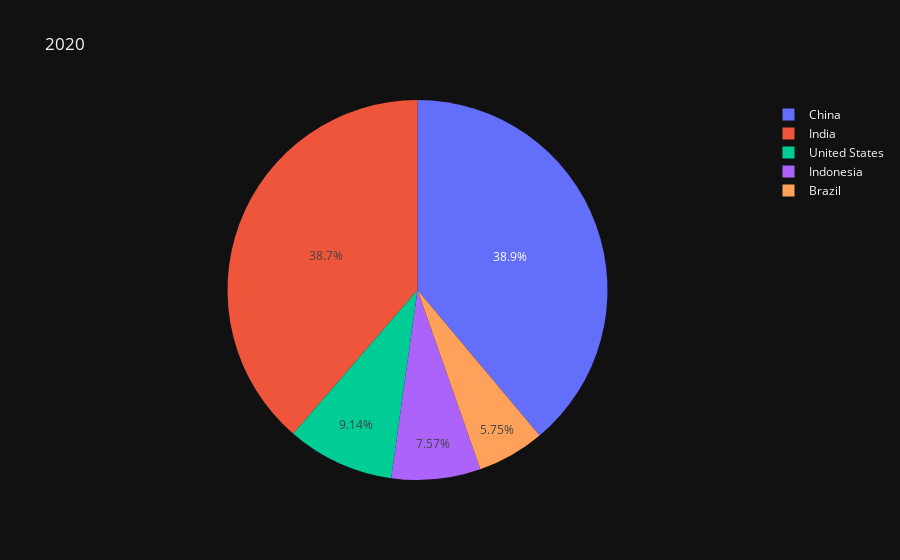

Notebook code for this chart:
### Code cell
fig = px.pie(df_pivot_2020, values='2020',names='Country Name',title='2020')
fig.update_traces(textinfo='percent', textposition='inside')
fig.show()

### Figure 1 — Plotly figure (JSON) as saved in the notebook; plotly's stock layout.template omitted (floating-point values rounded to 4 significant figures)
{"data": [{"domain": {"x": [0.0, 1.0], "y": [0.0, 1.0]}, "hovertemplate": "Country Name=%{label}<br>2020=%{value}<extra></extra>", "labels": ["United States", "India", "China", "Indonesia", "Brazil"], "legendgroup": "", "name": "", "showlegend": true, "values": [331500000.0, 1403000000.0, 1411000000.0, 274800000.0, 208700000.0], "type": "pie", "textinfo": "percent", "textposition": "inside"}], "layout": {"legend": {"tracegroupgap": 0}, "title": {"text": "2020"}}}
